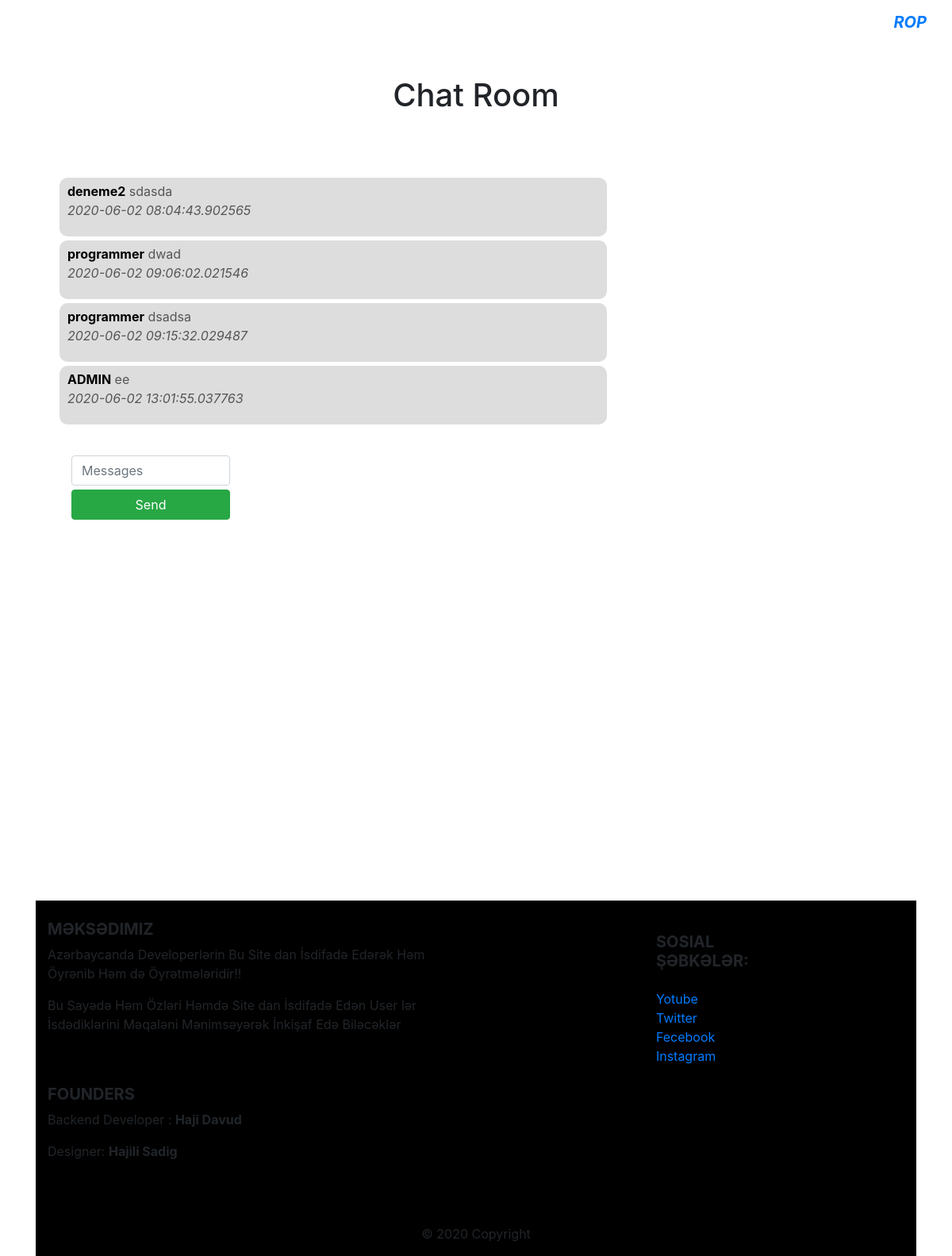
The page /chat (signed in) on the database its author committed.
### blog.py (models this page shows)
class chatroom(db.Model):
    id = db.Column(db.Integer, primary_key=True)
    name = db.Column(db.String(80))
    message = db.Column(db.String)
    date = db.Column(db.DateTime,nullable=False,default=datetime.utcnow)

### blog.py (the view)
@app.route("/chat",methods=["GET","POST"])
def chat():
    message = chatroom.query.all()
    print(message,message)
    return render_template("chat.html",name=session["username"],message=message)

### templates/chat.html (shortened to what this page needs)
{% extends "layout.html" %}
{% block body %}
    <center><h1>Chat Room</h1></center>
    <div class="container">
      <div class="col-sm-8">
        <div class="no_message">
           {% if message %}
           <br><br><br>
            <div class="message_holder">
            {% for mess in message %}
              <div class="msg_bbl"><b style="color: #000">{{mess.name}}</b> {{mess.message}}            <p><i>{{mess.date}}</i><p></div>
            {% endfor %}
            <br>
            </div>
          {% else %}
            <h1 style='color: #ccc'>No message yet..</h1>
            <div class="message_holder">
            </div>
          {% endif %}
      </div>
      <div class="col-sm-4">
        <form action="" method="POST">
          <div style="padding-top: 5px;"></div>
          <input type="text" class="message form-control" placeholder="Messages">
          <div style="padding-top: 5px;"></div>
          <button type="submit" class="btn btn-success btn-block"> Send</button>
        </form>
      </div>
    </div><br><br><br><br><br><br><br><br><br><br><br><br><br><br><br><br>
 <br> <br> <br> <br>
{% endblock body %}

### templates/layout.html (style rules this page uses)
html,body { width: 100%; height: 100%; overflow-x: hidden; }

### templates/chat.html (style rules this page uses)
div.msg_bbl { background-color: #ddd; padding: 5px 10px; border-radius: 10px; color: #555; margin-bottom: 5px; }

### rows shown on the page
chatroom: name "deneme2", message "sdasda", date "2020-06-02 08:04:43.902565"
chatroom: name "programmer", message "dwad", date "2020-06-02 09:06:02.021546"
chatroom: name "programmer", message "dsadsa", date "2020-06-02 09:15:32.029487"
chatroom: name "ADMIN", message "ee", date "2020-06-02 13:01:55.037763"
